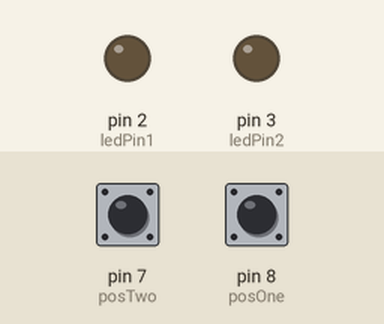
Simulated run of this sketch. Board: Arduino Uno, built with avr-gcc and run on an emulated ATmega328P. Shown: output pins drawn as LEDs (lit = HIGH). The inputs (shaded band) are chosen by the test bench; at power-on: pin 7 (posTwo) HIGH, pin 8 (posOne) HIGH.

Above: at 1.2 s.
1.3 s: pin 7 (posTwo) pulled LOW for 0.15 s
At 1.37 s:
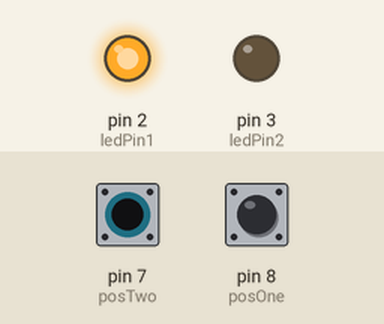
2.9 s: pin 8 (posOne) pulled LOW for 0.15 s
At 2.97 s:
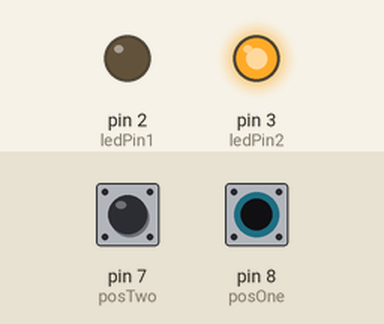
4.5 s: pin 8 (posOne) pulled LOW for 3.2 s
At 8.3 s:
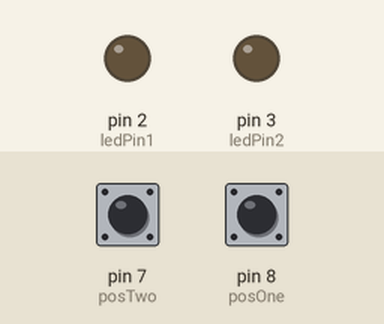
9.2 s: pin 7 (posTwo) pulled LOW for 3.2 s
At 10.6 s:
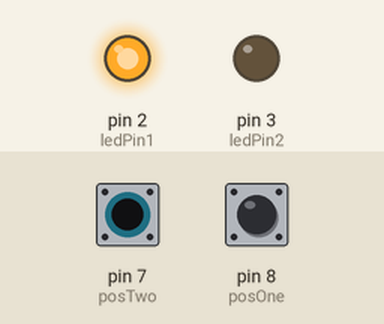
Timing chart, 0 to 13.9 s (numbered marks = the images above; inputs shaded):
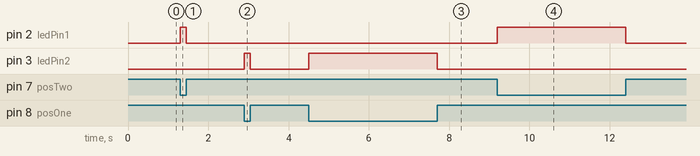

The sketch:

toggleTest.ino
```cpp
const int posOne = 8;
const int posTwo = 7;
const int ledPin1 = 2;
const int ledPin2 = 3;

int stateA, stateB;

void setup() {
  // put your setup code here, to run once:
pinMode(posOne, INPUT_PULLUP);
pinMode(posTwo, INPUT_PULLUP);
pinMode(ledPin1, OUTPUT);
pinMode(ledPin2, OUTPUT);

}

void loop() {
  // put your main code here, to run repeatedly:
stateA = digitalRead(posOne);
stateB = digitalRead(posTwo);

if ((stateA == 1) && (stateB==0)){
  digitalWrite(ledPin1,HIGH);
  digitalWrite(ledPin2,LOW);
  Serial.println("stateA");
}
if ((stateB == 1) && (stateA==0)){
  digitalWrite(ledPin2,HIGH);
  digitalWrite(ledPin1,LOW);
  Serial.println("stateB");
}
if ((stateA == 1) && (stateB==1)){
  digitalWrite(ledPin1,LOW);
  digitalWrite(ledPin2,LOW);
  Serial.println("off");
}
}
```

Measured:
- after the input at 1.3 s, pin 2 (ledPin1): LOW → HIGH at once, → LOW 0.15 s later
- after the input at 2.9 s, pin 3 (ledPin2): LOW → HIGH at once, → LOW 0.15 s later
- after the input at 4.5 s, pin 3 (ledPin2): LOW → HIGH at once, → LOW 3.2 s later
- after the input at 9.2 s, pin 2 (ledPin1): LOW → HIGH at once, → LOW 3.2 s later
